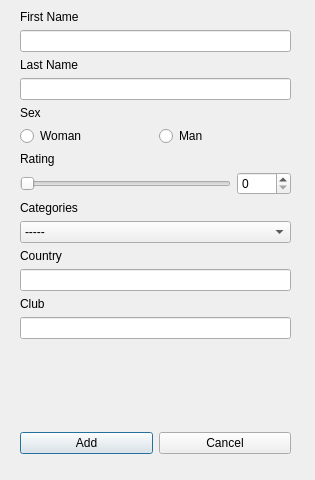
<?xml version="1.0" encoding="UTF-8"?>
<ui version="4.0">
 <class>AddPlayerDialog</class>
 <widget class="QDialog" name="AddPlayerDialog">
  <property name="geometry">
   <rect>
    <x>0</x>
    <y>0</y>
    <width>315</width>
    <height>480</height>
   </rect>
  </property>
  <property name="minimumSize">
   <size>
    <width>315</width>
    <height>480</height>
   </size>
  </property>
  <property name="maximumSize">
   <size>
    <width>315</width>
    <height>480</height>
   </size>
  </property>
  <property name="windowTitle">
   <string>Dialog</string>
  </property>
  <widget class="QWidget" name="verticalLayoutWidget_4">
   <property name="geometry">
    <rect>
     <x>20</x>
     <y>10</y>
     <width>271</width>
     <height>444</height>
    </rect>
   </property>
   <layout class="QVBoxLayout" name="verticalLayout_8">
    <property name="leftMargin">
     <number>0</number>
    </property>
    <property name="topMargin">
     <number>0</number>
    </property>
    <property name="rightMargin">
     <number>0</number>
    </property>
    <property name="bottomMargin">
     <number>0</number>
    </property>
    <item>
     <layout class="QVBoxLayout" name="verticalLayout_9">
      <item>
       <widget class="QLabel" name="label_7">
        <property name="text">
         <string>First Name</string>
        </property>
       </widget>
      </item>
      <item>
       <widget class="QLineEdit" name="lineEditFirstN"/>
      </item>
      <item>
       <layout class="QVBoxLayout" name="verticalLayout_7">
        <item>
         <widget class="QLabel" name="label_8">
          <property name="text">
           <string>Last Name</string>
          </property>
         </widget>
        </item>
        <item>
         <widget class="QLineEdit" name="lineEditLastN"/>
        </item>
        <item>
         <layout class="QVBoxLayout" name="verticalLayout_10">
          <item>
           <widget class="QLabel" name="label_6">
            <property name="text">
             <string>Sex</string>
            </property>
           </widget>
          </item>
          <item>
           <layout class="QHBoxLayout" name="horizontalLayout_4">
            <item>
             <widget class="QRadioButton" name="radioButtonWoman">
              <property name="text">
               <string>Woman</string>
              </property>
             </widget>
            </item>
            <item>
             <widget class="QRadioButton" name="radioButtonMan">
              <property name="text">
               <string>Man</string>
              </property>
             </widget>
            </item>
           </layout>
          </item>
         </layout>
        </item>
       </layout>
      </item>
     </layout>
    </item>
    <item>
     <layout class="QVBoxLayout" name="verticalLayout_5">
      <item>
       <widget class="QLabel" name="label_9">
        <property name="text">
         <string>Rating</string>
        </property>
       </widget>
      </item>
      <item>
       <layout class="QHBoxLayout" name="horizontalLayout_3">
        <item>
         <widget class="QSlider" name="horizontalSliderRating">
          <property name="maximum">
           <number>3000</number>
          </property>
          <property name="orientation">
           <enum>Qt::Horizontal</enum>
          </property>
         </widget>
        </item>
        <item>
         <widget class="QSpinBox" name="spinBoxRating">
          <property name="maximum">
           <number>3000</number>
          </property>
         </widget>
        </item>
       </layout>
      </item>
     </layout>
    </item>
    <item>
     <layout class="QVBoxLayout" name="verticalLayout_11">
      <item>
       <widget class="QLabel" name="label_4">
        <property name="text">
         <string>Categories</string>
        </property>
       </widget>
      </item>
      <item>
       <widget class="QComboBox" name="comboBox">
        <item>
         <property name="text">
          <string>-----</string>
         </property>
        </item>
        <item>
         <property name="text">
          <string>No rank :(</string>
         </property>
        </item>
        <item>
         <property name="text">
          <string>V</string>
         </property>
        </item>
        <item>
         <property name="text">
          <string>IV</string>
         </property>
        </item>
        <item>
         <property name="text">
          <string>III</string>
         </property>
        </item>
        <item>
         <property name="text">
          <string>II</string>
         </property>
        </item>
        <item>
         <property name="text">
          <string>I</string>
         </property>
        </item>
       </widget>
      </item>
      <item>
       <layout class="QVBoxLayout" name="verticalLayout_12">
        <item>
         <widget class="QLabel" name="label_10">
          <property name="text">
           <string>Country</string>
          </property>
         </widget>
        </item>
        <item>
         <widget class="QLineEdit" name="lineEditCountry"/>
        </item>
       </layout>
      </item>
     </layout>
    </item>
    <item>
     <layout class="QVBoxLayout" name="verticalLayout_13">
      <item>
       <widget class="QLabel" name="label_11">
        <property name="text">
         <string>Club</string>
        </property>
       </widget>
      </item>
      <item>
       <widget class="QLineEdit" name="lineEditClub"/>
      </item>
      <item>
       <spacer name="verticalSpacer">
        <property name="orientation">
         <enum>Qt::Vertical</enum>
        </property>
        <property name="sizeHint" stdset="0">
         <size>
          <width>20</width>
          <height>40</height>
         </size>
        </property>
       </spacer>
      </item>
      <item>
       <layout class="QHBoxLayout" name="horizontalLayout">
        <item>
         <widget class="QPushButton" name="addButton">
          <property name="text">
           <string>Add</string>
          </property>
         </widget>
        </item>
        <item>
         <widget class="QPushButton" name="cancelButton">
          <property name="text">
           <string>Cancel</string>
          </property>
         </widget>
        </item>
       </layout>
      </item>
     </layout>
    </item>
   </layout>
  </widget>
 </widget>
 <tabstops>
  <tabstop>addButton</tabstop>
  <tabstop>cancelButton</tabstop>
 </tabstops>
 <resources/>
 <connections>
  <connection>
   <sender>horizontalSliderRating</sender>
   <signal>valueChanged(int)</signal>
   <receiver>spinBoxRating</receiver>
   <slot>setValue(int)</slot>
   <hints>
    <hint type="sourcelabel">
     <x>387</x>
     <y>287</y>
    </hint>
    <hint type="destinationlabel">
     <x>529</x>
     <y>281</y>
    </hint>
   </hints>
  </connection>
  <connection>
   <sender>spinBoxRating</sender>
   <signal>valueChanged(int)</signal>
   <receiver>horizontalSliderRating</receiver>
   <slot>setValue(int)</slot>
   <hints>
    <hint type="sourcelabel">
     <x>524</x>
     <y>292</y>
    </hint>
    <hint type="destinationlabel">
     <x>489</x>
     <y>290</y>
    </hint>
   </hints>
  </connection>
 </connections>
</ui>
